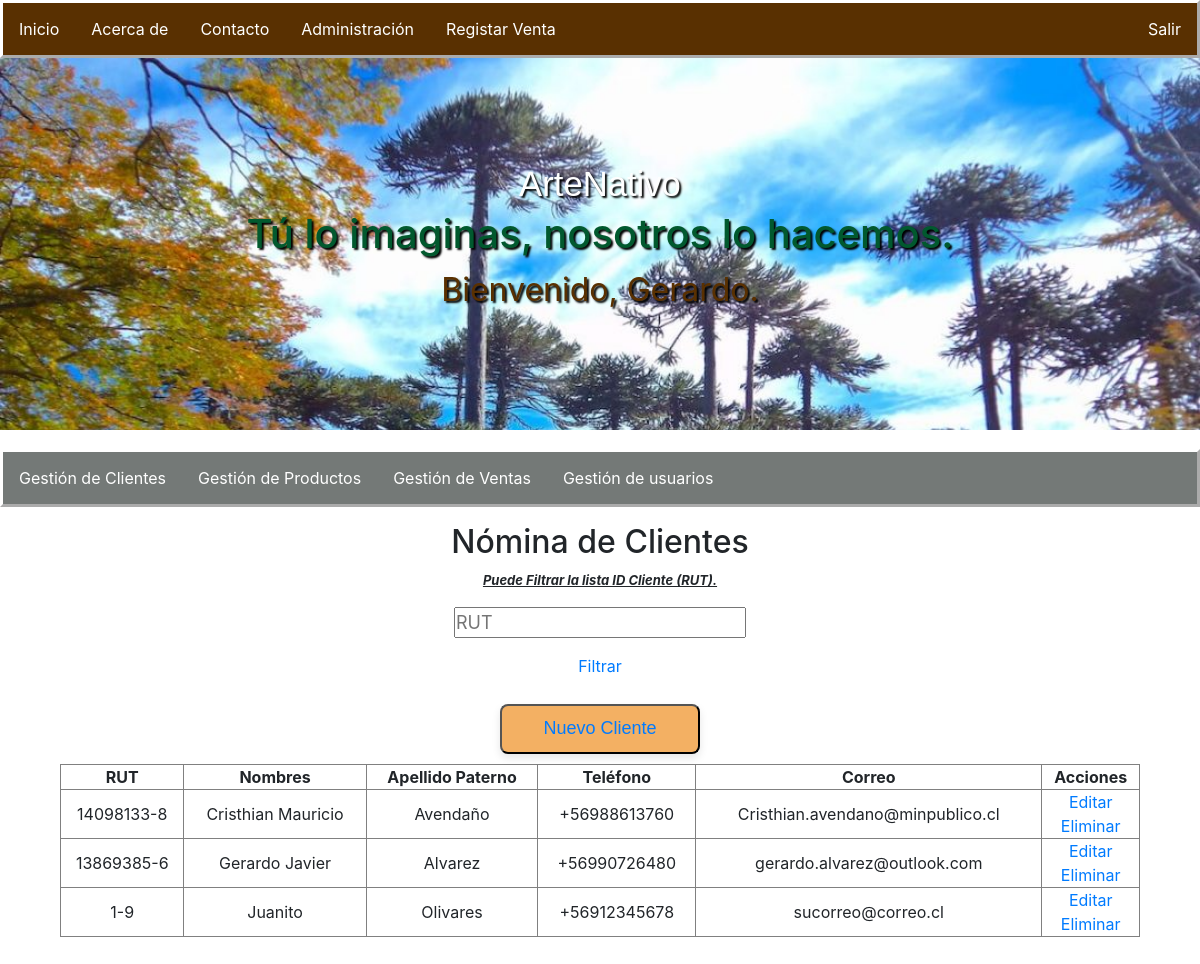
Page /Clientes/ (signed in) on the earlier database version.
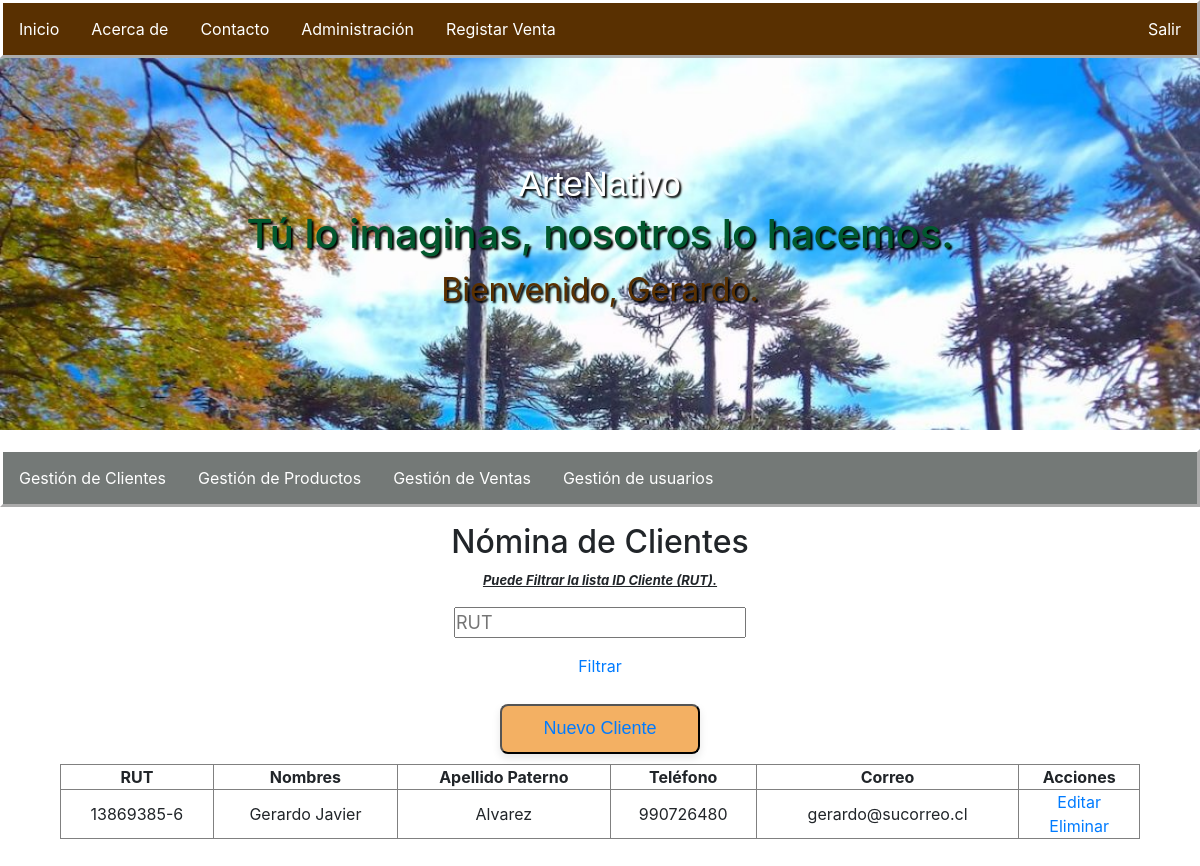
Same page on the later database version.
### ArteNativo/models.py (models this page shows)
class Clientes(models.Model):
    app_label = 'ArteNativo'
    Condicion = (
        ('C', 'Contado'),
        ('X', 'Crédito'),
        ('E', 'Efectivo')
    )
    IdCliente = models.CharField(primary_key=True,max_length=13)
    Nombres = models.CharField(max_length=30, blank=False)
    ApPaterno = models.CharField(max_length=15, blank=False)
    ApMaterno = models.CharField(max_length=15)
    FechaNacimiento = models.DateField()
    Correo = models.EmailField(max_length=50, unique=True)
    Telefono = models.CharField(max_length=12, unique=True)
    Direccion = models.CharField(max_length=100)
    CondPago = models.CharField(max_length=1,choices=Condicion, default='C')

### ArteNativo/views.py (the view)
# urls.py: path('Clientes/', views.ClienteListView.as_view(), name='ListaClientes'),
class ClienteListView(LoginRequiredMixin,ListView):
    model = Clientes
    template_name = 'ListaClientes.html'
    context_object_name = 'NominaClientes'

### ArteNativo/templates/ListaClientes.html (shortened to what this page needs)
{% extends 'ArteNativo.html' %}
{% block content %}
<body>
    <h2 style="margin-top: 0,5cm;margin-bottom: 10px;">Nómina de Clientes</h2>
    <p style="text-decoration: underline; font-weight: bold;font-size: small;font-style: italic;">Puede Filtrar la lista ID Cliente (RUT).</p>
    <form method="post">
        <input id="IDCliente" type="text" name="filtro_ID" placeholder="RUT" onchange="Enlace()" style="font-size: large;">
        <p><a id="EnlaceForm" href="{% url 'NominaFiltrada' Id_cliente='.' %}">Filtrar</a></p>
    </form>
    <table border="1"; style="width: 100%;">
        <thead>
            <tr>
                <th>RUT</th>
                <th>Nombres</th>
                <th>Apellido Paterno</th>
                <th>Teléfono</th>
                <th>Correo</th>
                <th>Acciones</th>
            </tr>
        </thead>
        <tbody>
            {% for cliente in NominaClientes %}
            <tr>
                <td>{{ cliente.IdCliente }}</td>
                <td>{{ cliente.Nombres }}</td>
                <td>{{ cliente.ApPaterno }}</td>
                <td>{{ cliente.Telefono }}</td>
                <td>{{ cliente.Correo }}</td>
                <td>
                    <a href="{% url 'editar_cliente' cliente.IdCliente %}">Editar</a></br>
                    <a href="{% url 'eliminar_cliente' cliente.IdCliente %}">Eliminar</a>
                </td>
            </tr>
            {% endfor %}
            <tr><button class=" btn-comun"style="margin-bottom: 10px; margin-top: 10px;"><a href="{% url 'NuevoCliente' %}">Nuevo Cliente</a></button></tr>
        </tbody>
    </table>
</body>
{% endblock %}

Differences in the rows shown:
removed Clientes: IdCliente "14098133-8", Nombres "Cristhian Mauricio", ApPaterno "Avendaño", Telefono "+56988613760", Correo "Cristhian.avendano@minpublico.cl"
removed Clientes: IdCliente "1-9", Nombres "Juanito", ApPaterno "Olivares", Telefono "+56912345678", Correo "sucorreo@correo.cl"
changed Clientes "Gerardo Javier": Telefono "+56990726480" → "990726480"; Correo "gerardo.alvarez@outlook.com" → "gerardo@sucorreo.cl"
